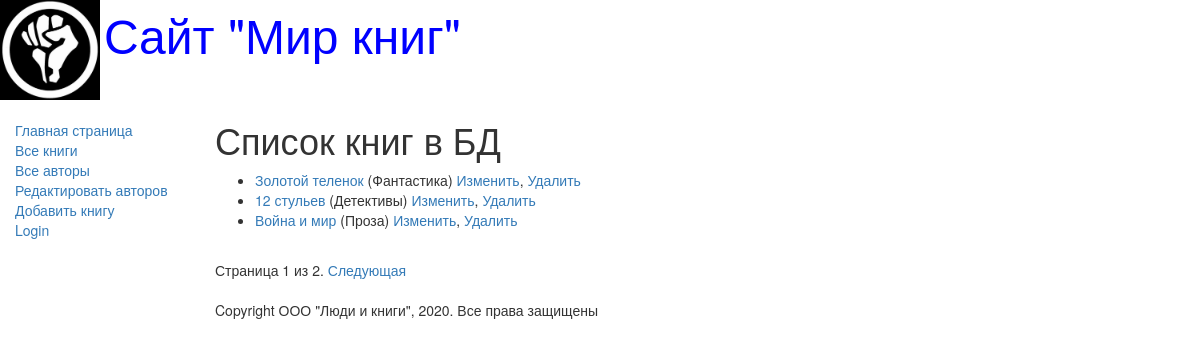
The page /books/ on the database its author committed.
### catalog/models.py (models this page shows, shortened)
class Book(models.Model):
    title = models.CharField(max_length=200,
                            help_text='Введите название книги',
                            verbose_name='Название книги')
    genre = models.ForeignKey('Genre', on_delete=models.CASCADE,
                            help_text='Выберите жанр для книги',
                            verbose_name='Жанр книги', null=True)
    language = models.ForeignKey('Language', on_delete=models.CASCADE,
                            help_text='Выберите язык книги',
                            verbose_name='Язык книги', null=True)
    author = models.ManyToManyField('Author',
                            help_text='Выберите автора книги',
                            verbose_name='Автор книги')
    summary = models.TextField(max_length=1000,
                            help_text='Введите краткое описание книги',
                            verbose_name='Аннотация книги')
    isbn = models.CharField(max_length=13,
                            help_text='Должно содержать 13 символов',
                            verbose_name='ISBN книги')
    def get_absolute_url(self):
        return reverse('book-detail', args=[str(self.id)])
    def display_author(self):
        return ', '.join([author.last_name for author in self.author.all()])
    display_author.short_discription = 'Авторы'

class Genre(models.Model):
    name = models.CharField(max_length=200,
                            help_text='Введите жанр книги',
                            verbose_name='Жанр книги')
    def __str__(self) -> str:
        return self.name

### catalog/views.py (the view)
# urls.py: re_path(r'^books/$', views.BookListView.as_view(), name='books'),
class BookListView(generic.ListView):
    model = Book
    paginate_by = 3

### catalog/templates/catalog/book_list.html
{% extends 'base_generic.html' %}
{% block content %}
    <h1>Список книг в БД</h1>
    {% if book_list %}
    <ul>
        {% for book in book_list %}
        <li>
            <a href="{{book.get_absolute_url}}">{{book.title}}</a> ({{book.genre}})
            <a href="/book/update/{{book.id}}">Изменить</a>,
            <a href="/book/delete/{{book.id}}">Удалить</a>
        </li>
        {% endfor %}
    </ul>
    {% else %}
        <p>В базе данных нет книг</p>
    {% endif %}
{% endblock %}

### rows shown on the page
Book: title "Золотой теленок", genre "Фантастика"
Book: title "12 стульев", genre "Детективы"
Book: title "Война и мир", genre "Проза"

### other values the page prints
{{ page_obj.number }} "1"
{{ page_obj.paginator.num_pages }} "2"
